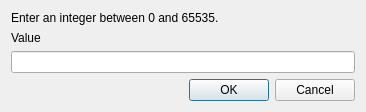
<?xml version="1.0" encoding="UTF-8"?>
<ui version="4.0">
 <class>UnsignedShortEdit</class>
 <widget class="QDialog" name="UnsignedShortEdit">
  <property name="geometry">
   <rect>
    <x>0</x>
    <y>0</y>
    <width>366</width>
    <height>111</height>
   </rect>
  </property>
  <property name="windowTitle">
   <string>UnsignedShortEdit</string>
  </property>
  <layout class="QVBoxLayout" name="verticalLayout_3">
   <item>
    <layout class="QVBoxLayout" name="verticalLayout_2">
     <item>
      <layout class="QVBoxLayout" name="verticalLayout">
       <item>
        <widget class="QLabel" name="labelDescription">
         <property name="text">
          <string>Enter an integer between 0 and 65535.</string>
         </property>
        </widget>
       </item>
       <item>
        <widget class="QLabel" name="labelValue">
         <property name="text">
          <string>Value</string>
         </property>
        </widget>
       </item>
       <item>
        <widget class="QLineEdit" name="lineEditValue"/>
       </item>
      </layout>
     </item>
     <item>
      <layout class="QHBoxLayout" name="horizontalLayout">
       <item>
        <spacer name="horizontalSpacer">
         <property name="orientation">
          <enum>Qt::Horizontal</enum>
         </property>
         <property name="sizeHint" stdset="0">
          <size>
           <width>40</width>
           <height>20</height>
          </size>
         </property>
        </spacer>
       </item>
       <item>
        <widget class="QPushButton" name="pushButtonOK">
         <property name="text">
          <string>OK</string>
         </property>
        </widget>
       </item>
       <item>
        <widget class="QPushButton" name="pushButtonCancel">
         <property name="text">
          <string>Cancel</string>
         </property>
        </widget>
       </item>
      </layout>
     </item>
    </layout>
   </item>
  </layout>
 </widget>
 <layoutdefault spacing="6" margin="11"/>
 <resources/>
 <connections>
  <connection>
   <sender>pushButtonCancel</sender>
   <signal>clicked()</signal>
   <receiver>UnsignedShortEdit</receiver>
   <slot>reject()</slot>
   <hints>
    <hint type="sourcelabel">
     <x>316</x>
     <y>99</y>
    </hint>
    <hint type="destinationlabel">
     <x>365</x>
     <y>110</y>
    </hint>
   </hints>
  </connection>
  <connection>
   <sender>pushButtonOK</sender>
   <signal>clicked()</signal>
   <receiver>UnsignedShortEdit</receiver>
   <slot>onOKPressed()</slot>
   <hints>
    <hint type="sourcelabel">
     <x>257</x>
     <y>89</y>
    </hint>
    <hint type="destinationlabel">
     <x>272</x>
     <y>183</y>
    </hint>
   </hints>
  </connection>
 </connections>
 <slots>
  <slot>onOKPressed()</slot>
 </slots>
</ui>
